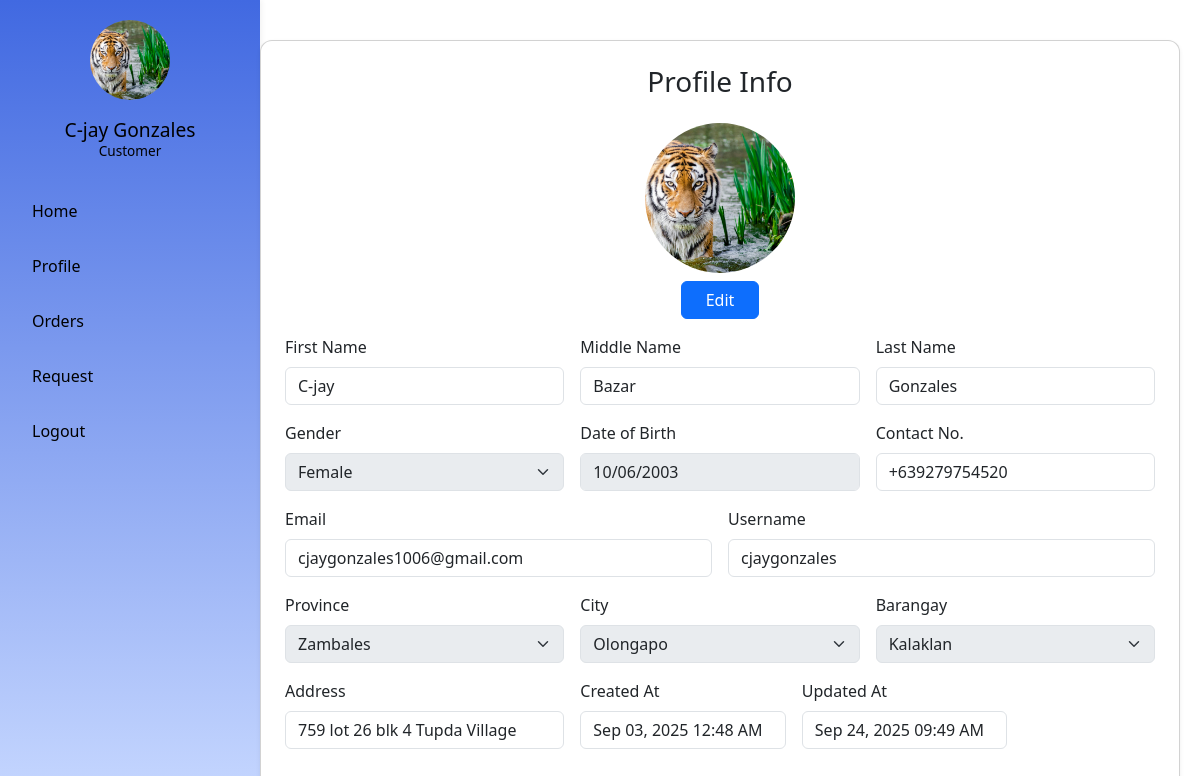
Page /user/profile.php (signed in) on the earlier database version.
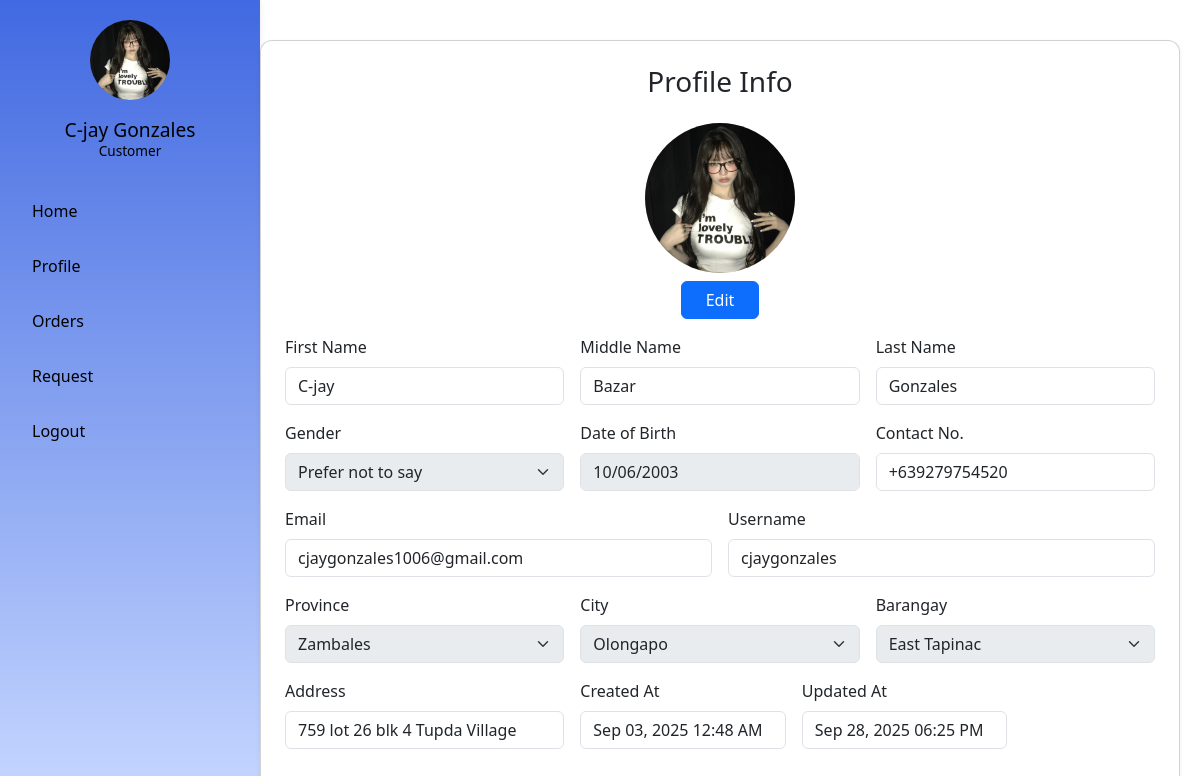
Same page on the later database version.
### tables this page shows
CREATE TABLE `users` (
  `user_id` int(11) NOT NULL,
  `username` varchar(50) DEFAULT NULL,
  `email` varchar(100) NOT NULL,
  `password` varchar(255) DEFAULT NULL,
  `first_name` varchar(50) NOT NULL,
  `middle_name` varchar(50) NOT NULL,
  `last_name` varchar(50) NOT NULL,
  `gender` varchar(20) NOT NULL DEFAULT 'Prefer not to say',
  `date_of_birth` date DEFAULT NULL,
  `is_verified` tinyint(1) NOT NULL DEFAULT 0,
  `contact_number` varchar(15) NOT NULL,
  `address` text NOT NULL,
  `created_at` datetime NOT NULL DEFAULT current_timestamp(),
  `updated_at` timestamp NOT NULL DEFAULT current_timestamp() ON UPDATE current_timestamp(),
  `isActive` tinyint(1) NOT NULL,
  `verification_token` varchar(64) NOT NULL,
  `token_created_at` datetime NOT NULL DEFAULT current_timestamp(),
  `profile_image` varchar(255) DEFAULT NULL,
  `province_id` int(11) DEFAULT NULL,
  `city_id` int(11) DEFAULT NULL,
  `barangay_id` int(11) DEFAULT NULL
);

### auth/auth.php (called while the page is built, shortened)
<?php
      $pdo = connect();
      $stmt = $pdo->prepare("SELECT * FROM users WHERE user_id = :id LIMIT 1");
      $stmt->execute([':id' => $_SESSION['user_id']]);
      $user = $stmt->fetch(PDO::FETCH_ASSOC);
?>

### user/profile.php (the view, shortened to what the changed rows need)
<?php
include('../includes/user-sidebar.php');
 ?>
<!DOCTYPE html>
<html lang="en" dir="ltr">
  <head>
    <link href="../bootstrap-5.3.8-dist/css/bootstrap.min.css" rel="stylesheet">
    <link rel="stylesheet" href="../assets/css/user-sidebar.css">
  </head>
  <body>
    <div class="main-content">
      <div class="card shadow-sm p-4 profile-card position-relative">
        <form class="row g-3" method="POST" action="../auth/complete-profile.php" enctype="multipart/form-data">
          <div class="col-12 text-center">
            <?php
              $profileImage = !empty($user['profile_image'])
                  ? "../assets/profile-pics/" . htmlspecialchars($user['profile_image'])
                  : "../assets/images/default.png";
              ?>
              <img id="profilePreview" src="<?php echo $profileImage; ?>"
                class="profile-img mb-2 rounded-circle">
               <br>
            <button type="button" class="btn btn-primary px-4" id="edit">Edit</button>
          </div>
          <div class="col-md-4">
            <label for="firstName" class="form-label">First Name</label>
            <input type="text" class="form-control" id="firstName" name="first_name"
                   value="<?php echo htmlspecialchars($user['first_name']); ?>" readonly>
          </div>
          <div class="col-md-4">
            <label for="middleName" class="form-label">Middle Name</label>
            <input type="text" class="form-control" id="middleName" name="middle_name"
                   value="<?php echo htmlspecialchars($user['middle_name']); ?>" readonly>
          </div>
          <div class="col-md-4">
            <label for="lastName" class="form-label">Last Name</label>
            <input type="text" class="form-control" id="lastName" name="last_name"
                   value="<?php echo htmlspecialchars($user['last_name']); ?>" readonly>
          </div>
          <div class="col-md-4">
            <label for="gender" class="form-label">Gender</label>
            <select id="gender" name="genders" class="form-select" disabled>
              <option value="Female" <?php echo ($user['gender'] === 'Female') ? 'selected' : ''; ?>>Female</option>
              <option value="Prefer not to say" <?php echo ($user['gender'] === 'Prefer not to say') ? 'selected' : ''; ?>>Prefer not to say</option>
            </select>
          </div>
          <div class="col-md-4">
            <label for="dob" class="form-label">Date of Birth</label>
            <input type="date" id="dob" name="dob" class="form-control" value="<?php echo htmlspecialchars($user['date_of_birth']); ?>" required readonly>
          </div>
          <div class="col-md-4">
            <label for="inputContact" class="form-label">Contact No.</label>
            <input type="tel" class="form-control"
            id="inputContact"
            maxlength="13"
            placeholder="+639123456789"
            name="contact-no" pattern="^(\+63|0)\d{10}$"
            value="<?php echo htmlspecialchars($user['contact_number']); ?>" readonly required>
          </div>
          <div class="col-md-6">
            <label for="inputEmail" class="form-label">Email</label>
            <input type="email" class="form-control" id="inputEmail" name="email" value="<?php echo htmlspecialchars($user['email']); ?>" readonly>
          </div>
          <div class="col-md-6">
            <label for="inputUsername" class="form-label">Username</label>
            <input type="text" class="form-control" id="inputUsername" name="username" value="<?php echo htmlspecialchars($user['username']); ?>" readonly required>
          </div>
          <div class="col-md-4">
            <label for="inputBarangay" class="form-label">Barangay</label>
            <select class="form-select" id="inputBarangay" name="barangay" required>
              <option value="">Select Barangay</option>
            </select>
          </div>
          <div class="col-4">
            <label for="inputAddress" class="form-label">Address</label>
            <input type="text" class="form-control" id="inputAddress" placeholder="1234 Main St" name="address" value="<?php echo htmlspecialchars($user['address']); ?>" readonly required>
          </div>
          <div class="col-md-3">
            <label class="form-label">Created At</label>
            <input type="text" class="form-control readonly-fixed"
                   value="<?php echo date("M d, Y h:i A", strtotime($user['created_at'])); ?>" readonly>
          </div>
          <div class="col-md-3">
            <label class="form-label">Updated At</label>
            <input type="text" class="form-control readonly-fixed"
                   value="<?php echo date("M d, Y h:i A", strtotime($user['updated_at'])); ?>" readonly>
          </div>
        </form>
  </body>
</html>

### includes/user-sidebar.php (shortened to what the changed rows need)
<?php require_once __DIR__ .'/../auth/auth.php';
$profileImage = !empty($user['profile_image'])
    ? "../assets/profile-pics/" . htmlspecialchars($user['profile_image'])
    : "../assets/images/default.png";
?>
      <aside class="sidebar">
      <div class="profile text-center">
          <img src="<?php echo $profileImage; ?>"
               alt="User Avatar"
               class="avatar">
          <h2 class="username mt-2">
              <?php echo htmlspecialchars($user['first_name'] . ' ' . $user['last_name']); ?>
          </h2>
          <p class="role">Customer</p>
      </div>
    </aside>

Differences in the rows shown:
changed users "C-jay Gonzales": profile_image: a different picture; genders "Female" → "Prefer not to say"; updated_at "Sep 24, 2025 09:49 AM" → "Sep 28, 2025 06:25 PM"
Other differences:
form field barangay: "Kalaklan" → "East Tapinac"
